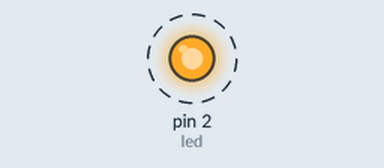
Simulated run of this program. Board: MicroPython board. Parts: output pins drawn as LEDs (lit = HIGH). Dashed ring = blinking.

Above: at 0.4 s.
Timing chart, 0 to 3.0 s (numbered marks = the images above):
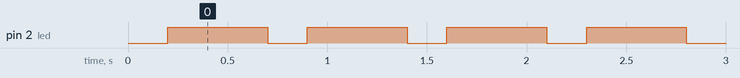

Measured:
- by itself, pin 2 (led): alternates HIGH for 0.50 s and LOW for 0.20 s

The program:

demo1.py
```python
import time, machine

# setup
led = machine.Pin(2, machine.Pin.OUT)
button = machine.Pin(13, machine.Pin.IN, machine.Pin.PULL_UP)

while True:
    led.value(0)
    time.sleep(0.2)
    led.value(1)
    time.sleep(0.5)
```
